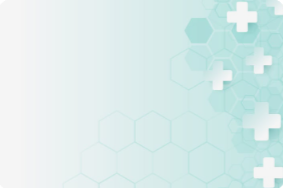
#> input picture imagenes/Fondo2.png, 283 x 188 px
$ python -i InicioV.py   (imports and definitions only)
#> lines starting #> are read from the running program, lines starting #| are printed output that depends on the picture
#!/usr/bin/env python
import sys
import os
import tkinter as tk
from PIL import Image, ImageTk
from PIL.Image import Resampling
import subprocess

def crear_inicio():
    usuario_obtenido = None
    # ——— Hack para importar el controlador ———
    parent_dir = os.path.abspath(os.path.join(os.path.dirname(__file__), '..'))
    if parent_dir not in sys.path:
        sys.path.insert(0, parent_dir)
    from controlador.usuario_controlador import UsuarioControlador

    # ——— Preparar ventana ———
    ventanaInicio = tk.Tk()
    ventanaInicio.title("Login")
    ventanaInicio.resizable(False, False)

    WIN_W, WIN_H = 900, 600
    sw, sh = ventanaInicio.winfo_screenwidth(), ventanaInicio.winfo_screenheight()
    x = (sw - WIN_W)//2
    y = (sh - WIN_H)//2
    ventanaInicio.geometry(f"{WIN_W}x{WIN_H}+{x}+{y}")

    # Canvas de fondo
    canvas = tk.Canvas(ventanaInicio, width=WIN_W, height=WIN_H, highlightthickness=0)
    canvas.pack(fill="both", expand=True)

    img_dir = os.path.abspath(os.path.join(os.path.dirname(__file__), '..', 'imagenes'))

    # Fondo
    bg = Image.open(os.path.join(img_dir, 'Fondo2.png')).resize((WIN_W, WIN_H), resample=Resampling.LANCZOS)
    bg_tk = ImageTk.PhotoImage(bg)
    canvas.create_image(0, 0, image=bg_tk, anchor="nw")

    # ——— Coordenadas base para centrar el bloque principal a la derecha
    center_x = 400  # Puedes ajustar para mover más a la derecha o izquierda
    center_y = 455
    top_y = 110

    # Logo avatar
    logo = Image.open(os.path.join(img_dir, 'Loginc.png')).resize((180, 180), resample=Resampling.LANCZOS)
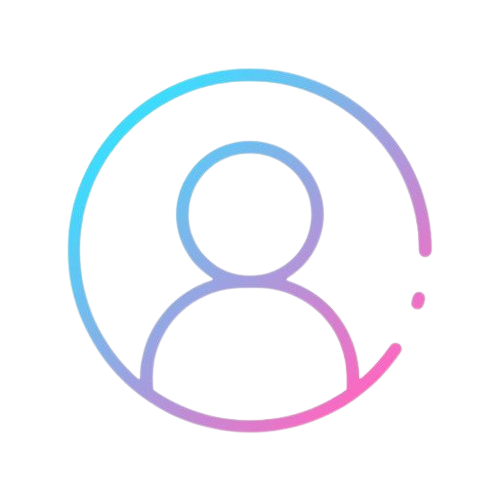
#> input picture imagenes/loginc.png, 500 x 500 px, found by its file name
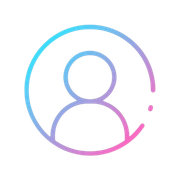
#> logo: PIL image 180x180 RGBA; mean R, G, B, A 23.6, 25.2, 32.4, 21.7; transparent parts drawn white
    logo_tk = ImageTk.PhotoImage(logo)
    canvas.create_image(center_y, top_y+60, image=logo_tk, anchor="center")

    # Icono inferior
#> (the run stopped early here; a loop or call above may not have finished)
